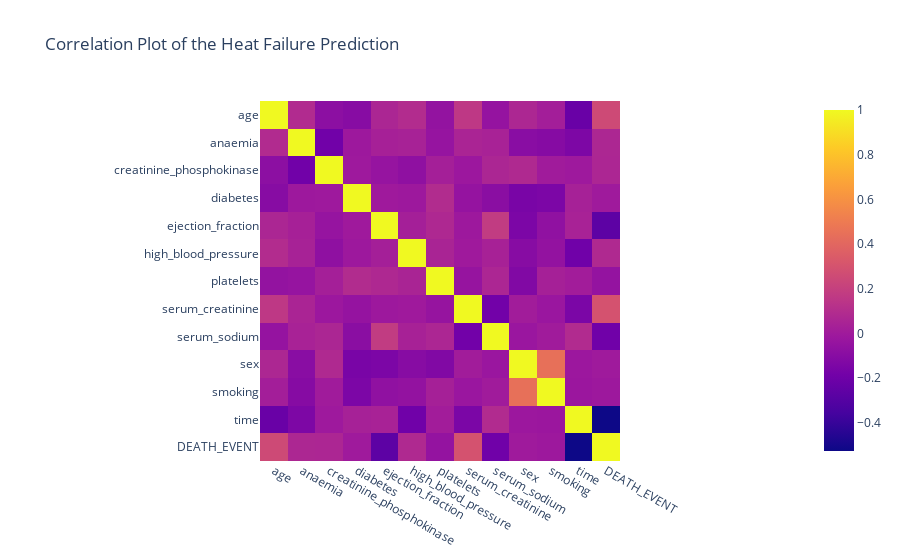

Notebook cell for this chart:
### Code cell
px.imshow(df.corr(),title="Correlation Plot of the Heat Failure Prediction")

### Figure 1 — Plotly figure (JSON) as saved in the notebook; plotly's stock layout.template omitted (floating-point values rounded to 4 significant figures; data arrays with more than 128 entries replaced by an {"elided": "..."} marker saying what was removed)
{"data": [{"coloraxis": "coloraxis", "hovertemplate": "x: %{x}<br>y: %{y}<br>color: %{z}<extra></extra>", "name": "0", "type": "heatmap", "x": ["age", "anaemia", "creatinine_phosphokinase", "diabetes", "ejection_fraction", "high_blood_pressure", "platelets", "serum_creatinine", "serum_sodium", "sex", "smoking", "time", "DEATH_EVENT"], "xaxis": "x", "y": ["age", "anaemia", "creatinine_phosphokinase", "diabetes", "ejection_fraction", "high_blood_pressure", "platelets", "serum_creatinine", "serum_sodium", "sex", "smoking", "time", "DEATH_EVENT"], "yaxis": "y", "z": {"elided": "13x13 float values"}}], "layout": {"coloraxis": {"colorscale": [[0, "#0d0887"], [0.1111, "#46039f"], [0.2222, "#7201a8"], [0.3333, "#9c179e"], [0.4444, "#bd3786"], [0.5556, "#d8576b"], [0.6667, "#ed7953"], [0.7778, "#fb9f3a"], [0.8889, "#fdca26"], [1, "#f0f921"]]}, "title": {"text": "Correlation Plot of the Heat Failure Prediction"}, "xaxis": {"anchor": "y", "constrain": "domain", "domain": [0, 1], "scaleanchor": "y"}, "yaxis": {"anchor": "x", "autorange": "reversed", "constrain": "domain", "domain": [0, 1]}}}
